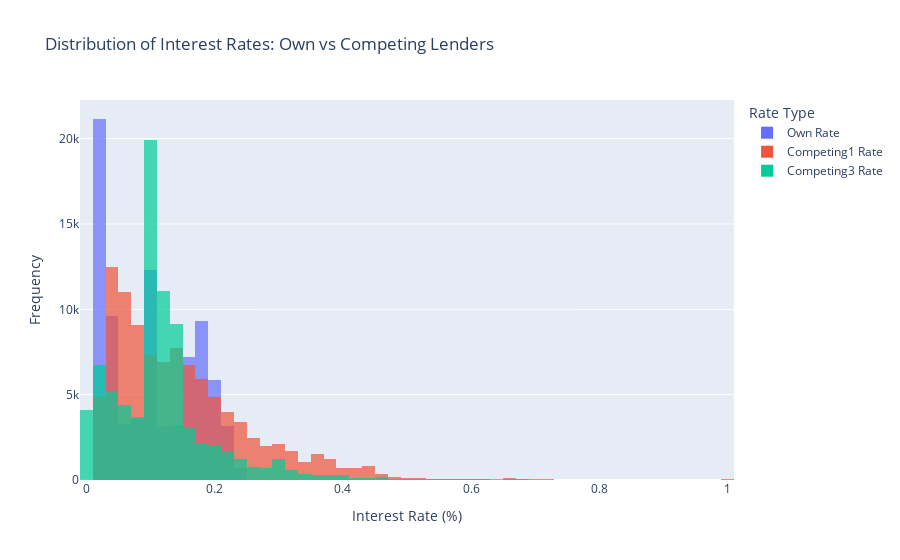

Source (notebook cell):
### Code cell
rates_data = pd.DataFrame(
    {
        "Own Rate": results_df["own"],
        "Competing1 Rate": results_df["competing1"],
        "Competing3 Rate": results_df["competing3"],
    }
)

rates_long = rates_data.melt(var_name="Rate Type", value_name="Interest Rate")

# Create histogram
fig = px.histogram(
    rates_long,
    x="Interest Rate",
    color="Rate Type",
    barmode="overlay",
    opacity=0.7,
    title="Distribution of Interest Rates: Own vs Competing Lenders",
    labels={"Interest Rate": "Interest Rate (%)", "count": "Frequency"},
    nbins=50,
)

fig.update_layout(
    xaxis_title="Interest Rate (%)", yaxis_title="Frequency", legend_title="Rate Type"
)

fig.show()

### Figure 1 — Plotly figure (JSON) as saved in the notebook; plotly's stock layout.template omitted (floating-point values rounded to 4 significant figures; data arrays with more than 128 entries replaced by an {"elided": "..."} marker saying what was removed)
{"data": [{"bingroup": "x", "hovertemplate": "Rate Type=Own Rate<br>Interest Rate (%)=%{x}<br>count=%{y}<extra></extra>", "legendgroup": "Own Rate", "marker": {"color": "#636efa", "opacity": 0.7, "pattern": {"shape": ""}}, "name": "Own Rate", "nbinsx": 50, "orientation": "v", "showlegend": true, "type": "histogram", "x": {"elided": "100000 float values"}, "xaxis": "x", "yaxis": "y"}, {"bingroup": "x", "hovertemplate": "Rate Type=Competing1 Rate<br>Interest Rate (%)=%{x}<br>count=%{y}<extra></extra>", "legendgroup": "Competing1 Rate", "marker": {"color": "#EF553B", "opacity": 0.7, "pattern": {"shape": ""}}, "name": "Competing1 Rate", "nbinsx": 50, "orientation": "v", "showlegend": true, "type": "histogram", "x": {"elided": "100000 float values"}, "xaxis": "x", "yaxis": "y"}, {"bingroup": "x", "hovertemplate": "Rate Type=Competing3 Rate<br>Interest Rate (%)=%{x}<br>count=%{y}<extra></extra>", "legendgroup": "Competing3 Rate", "marker": {"color": "#00cc96", "opacity": 0.7, "pattern": {"shape": ""}}, "name": "Competing3 Rate", "nbinsx": 50, "orientation": "v", "showlegend": true, "type": "histogram", "x": {"elided": "100000 float values"}, "xaxis": "x", "yaxis": "y"}], "layout": {"barmode": "overlay", "legend": {"title": {"text": "Rate Type"}, "tracegroupgap": 0}, "title": {"text": "Distribution of Interest Rates: Own vs Competing Lenders"}, "xaxis": {"anchor": "y", "domain": [0, 1], "title": {"text": "Interest Rate (%)"}}, "yaxis": {"anchor": "x", "domain": [0, 1], "title": {"text": "Frequency"}}}}
